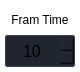
<?xml version="1.0" encoding="UTF-8"?>
<ui version="4.0">
 <class>SetTimeDialog</class>
 <widget class="QDialog" name="SetTimeDialog">
  <property name="geometry">
   <rect>
    <x>0</x>
    <y>0</y>
    <width>80</width>
    <height>72</height>
   </rect>
  </property>
  <property name="sizePolicy">
   <sizepolicy hsizetype="Minimum" vsizetype="Minimum">
    <horstretch>80</horstretch>
    <verstretch>72</verstretch>
   </sizepolicy>
  </property>
  <property name="minimumSize">
   <size>
    <width>80</width>
    <height>72</height>
   </size>
  </property>
  <property name="maximumSize">
   <size>
    <width>80</width>
    <height>72</height>
   </size>
  </property>
  <property name="windowTitle">
   <string>Dialog</string>
  </property>
  <property name="styleSheet">
   <string notr="true">background-color:transparent;</string>
  </property>
  <layout class="QVBoxLayout" name="verticalLayout">
   <property name="spacing">
    <number>0</number>
   </property>
   <property name="leftMargin">
    <number>0</number>
   </property>
   <property name="topMargin">
    <number>0</number>
   </property>
   <property name="rightMargin">
    <number>0</number>
   </property>
   <property name="bottomMargin">
    <number>0</number>
   </property>
   <item>
    <widget class="QWidget" name="widget" native="true">
     <property name="sizePolicy">
      <sizepolicy hsizetype="Minimum" vsizetype="Minimum">
       <horstretch>0</horstretch>
       <verstretch>0</verstretch>
      </sizepolicy>
     </property>
     <property name="minimumSize">
      <size>
       <width>80</width>
       <height>72</height>
      </size>
     </property>
     <property name="maximumSize">
      <size>
       <width>80</width>
       <height>72</height>
      </size>
     </property>
     <property name="styleSheet">
      <string notr="true">QWidget#widget{
border-image: url(:/image/res/image/virtualRobotBottom/pop_01.png);
background-color:transparent;
}</string>
     </property>
     <layout class="QVBoxLayout" name="verticalLayout_2" stretch="0,0,0">
      <property name="spacing">
       <number>5</number>
      </property>
      <property name="leftMargin">
       <number>5</number>
      </property>
      <property name="topMargin">
       <number>0</number>
      </property>
      <property name="rightMargin">
       <number>5</number>
      </property>
      <property name="bottomMargin">
       <number>5</number>
      </property>
      <item>
       <spacer name="verticalSpacer">
        <property name="orientation">
         <enum>Qt::Vertical</enum>
        </property>
        <property name="sizeType">
         <enum>QSizePolicy::Maximum</enum>
        </property>
        <property name="sizeHint" stdset="0">
         <size>
          <width>20</width>
          <height>10</height>
         </size>
        </property>
       </spacer>
      </item>
      <item>
       <widget class="QLabel" name="label">
        <property name="text">
         <string>Fram Time</string>
        </property>
        <property name="alignment">
         <set>Qt::AlignCenter</set>
        </property>
       </widget>
      </item>
      <item>
       <widget class="QSpinBox" name="setTimeBox">
        <property name="sizePolicy">
         <sizepolicy hsizetype="Minimum" vsizetype="Minimum">
          <horstretch>0</horstretch>
          <verstretch>0</verstretch>
         </sizepolicy>
        </property>
        <property name="minimumSize">
         <size>
          <width>70</width>
          <height>32</height>
         </size>
        </property>
        <property name="maximumSize">
         <size>
          <width>70</width>
          <height>32</height>
         </size>
        </property>
        <property name="layoutDirection">
         <enum>Qt::LeftToRight</enum>
        </property>
        <property name="styleSheet">
         <string notr="true">QSpinBox

{
	font:12pt;
	background-color: #202530;
    border: 1px solid #3B4352;
    border-radius: 2px;
}

SpinBox::up-button {
    width: 10px;
    border-left: 1px solid #3B4352;
    border-bottom: 1px solid #3B4352;
	
}

SpinBox::up-arrow {
	image: url(:/image/res/image/virtualRobotBottom/ic_arrows_up_disable.png);
    
}

SpinBox::up-arrow:hover {
 	image: url(:/image/res/image/virtualRobotBottom/ic_arrows_up.png);
    
}

SpinBox::down-button {
    width: 10px;
    border-left: 1px solid #3B4352;
}

SpinBox::down-arrow {
    image: url(:/image/res/image/virtualRobotBottom/ic_arrows_down_disable.png);
}

SpinBox::down-arrow:hover {
   image: url(:/image/res/image/virtualRobotBottom/ic_arrows_down.png);
}</string>
        </property>
        <property name="alignment">
         <set>Qt::AlignCenter</set>
        </property>
        <property name="buttonSymbols">
         <enum>QAbstractSpinBox::UpDownArrows</enum>
        </property>
        <property name="minimum">
         <number>1</number>
        </property>
        <property name="maximum">
         <number>1000</number>
        </property>
        <property name="value">
         <number>10</number>
        </property>
       </widget>
      </item>
     </layout>
    </widget>
   </item>
  </layout>
 </widget>
 <resources/>
 <connections/>
</ui>
